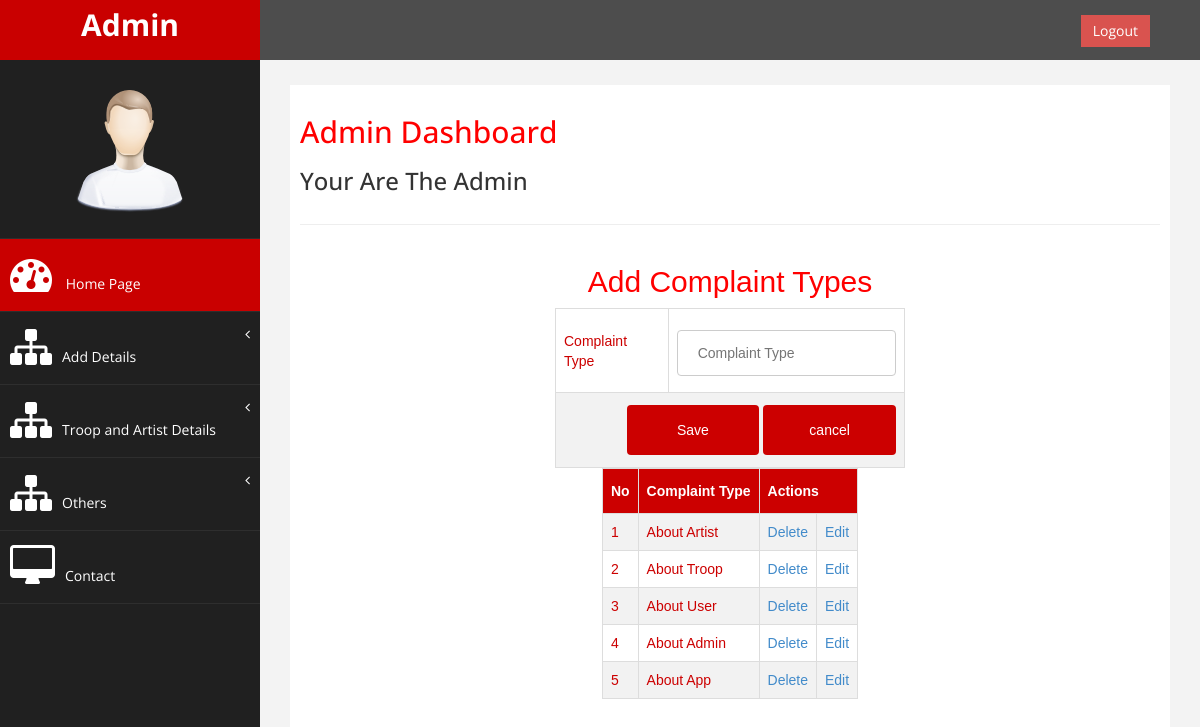
The app's page /Program-Booking/Admin/ComplaintType.php with its own data.
### tables this page shows
CREATE TABLE `tbl_complainttype` (
  `comptype_id` int(50) NOT NULL auto_increment,
  `comptype_name` varchar(50) NOT NULL,
  PRIMARY KEY  (`comptype_id`)
);

### Program-Booking/Admin/ComplaintType.php (the view, shortened to what this page needs)
<!DOCTYPE html PUBLIC "-//W3C//DTD XHTML 1.0 Transitional//EN" "http://www.w3.org/TR/xhtml1/DTD/xhtml1-transitional.dtd">
<html xmlns="http://www.w3.org/1999/xhtml">
<head>
<?php include("HomePage.php")?>
</head>
<div id="tab" align="center" style="overflow-x:auto">
<h2>Add Complaint Types</h2>
<body>
<form id="form1" name="form1" method="post" action="">
  <table width="350" border="1">
    <tr>
      <td>Complaint Type</td>
      <td><label for="txtcomtype"></label>
      <input type="text" name="txtcomtype" id="txtcomtype" value="<?php echo $row["comptype_name"] ?>" required="required" placeholder="Complaint Type" /></td>
    </tr>
    <tr>
      <td colspan="2" align="right"><input type="submit" name="txtsave" id="txtsave" value="Save" />
      <input type="submit" name="txtcancel" id="txtcancel" value="cancel" /></td>
    </tr>
  </table>
  <table border="1">
  <tr>
     <th>No</th>
     <th>Complaint Type</th>
     <th colspan="2">Actions</th>
  </tr>
  <?php
  $sel="select * from tbl_complainttype";
  $data=mysql_query($sel);
  $i=0;
  while($row=mysql_fetch_array($data))
  {
	  $i=$i+1;
  ?><tr>
       <td><?php echo $i ?></td>
       <td><?php echo $row["comptype_name"] ?></td>
       <td><a href="ComplaintType.php?delid=<?php echo $row["comptype_id"] ?>">Delete</a></td>
       <td><a href="ComplaintType.php?editid=<?php echo $row["comptype_id"]?>";>Edit</a></td>
  </tr>
  <?php
  }
  ?>
  </table>
</form>
</body>
</div>
</html>

### Program-Booking/Admin/assets/css/custom.css (style rules this page uses)
body { font-family: 'Open Sans', sans-serif; }
h2 { color: #f00; }

### Program-Booking/Admin/form.css (style rules this page uses)
#tab { font-family: "Trebuchet MS", Arial, Helvetica, sans-serif; border-collapse: collapse; width: 100%; }
#tab td, #tab th { border: 1px solid #ddd; padding: 8px; color: #C00; }
#tab tr:nth-child(even) { background-color: #f2f2f2; }
#tab th { padding-top: 12px; padding-bottom: 12px; text-align: left; background-color: #C00; color: white; }
input[type=text], select { width: 100%; padding: 12px 20px; margin: 8px 0; display: inline-block; border: 1px solid #ccc; border-radius: 4px; box-sizing: border-box; }
input[type=submit] { width: 40%; background-color: #C00; color: white; padding: 15px; margin: 4px 0; border: none; border-radius: 4px; cursor: pointer; }

### records on screen
tbl_complainttype: comptype_name "About Artist"
tbl_complainttype: comptype_name "About Troop"
tbl_complainttype: comptype_name "About User"
tbl_complainttype: comptype_name "About Admin"
tbl_complainttype: comptype_name "About App"
